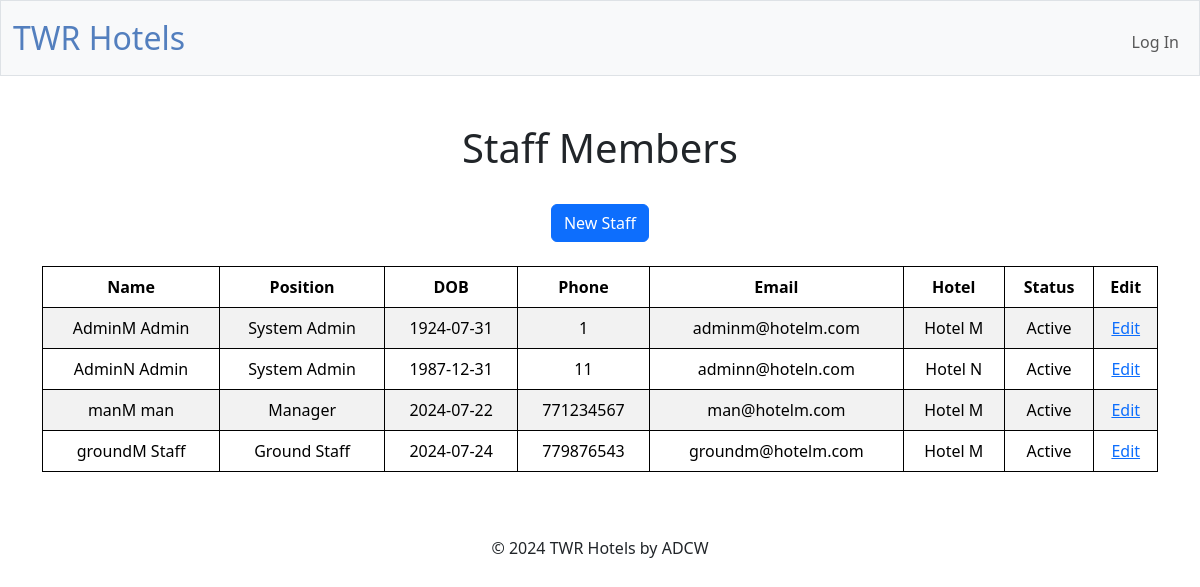
Screenshot of /staff with the database file from the repository.
### tables this page shows
CREATE TABLE "staff_members" (staffID INTEGER PRIMARY KEY AUTOINCREMENT NOT NULL, hotelID INTEGER NOT NULL, firstName TEXT NOT NULL, lastName TEXT NOT NULL, positionID INTEGER NOT NULL DEFAULT 1,password TEXT NOT NULL,  dateOfBirth DATE NOT NULL, phone INTEGER NOT NULL, email TEXT NOT NULL, statusID INTEGER NOT NULL DEFAULT 1, FOREIGN KEY (hotelID) REFERENCES hotels(hotelID), FOREIGN KEY (positionID) REFERENCES position(id), FOREIGN KEY (statusID) REFERENCES status(statusID));

CREATE TABLE position (id INTEGER PRIMARY KEY AUTOINCREMENT NOT NULL, name TEXT NOT NULL);

CREATE TABLE "hotels" (hotelID INTEGER PRIMARY KEY AUTOINCREMENT NOT NULL , name TEXT NOT NULL, address TEXT, phone INTEGER NOT NULL, email TEXT NOT NULL, checkinTime TIME NOT NULL, checkoutTime TIME NOT NULL, statusID INTEGER NOT NULL, FOREIGN KEY (statusID) REFERENCES status(statusID));

CREATE TABLE "status" (statusID INTEGER PRIMARY KEY AUTOINCREMENT NOT NULL, status TEXT NOT NULL);

### app.py (the view)
@app.route("/staff", methods=["GET"])
@manager_required
def staff():
    staff = db.execute(
        "SELECT staff_members.*, hotels.name as hotelName, status.status, position.name as position FROM staff_members INNER JOIN hotels ON staff_members.hotelID = hotels.hotelID INNER JOIN status ON staff_members.statusID = status.statusID INNER JOIN position ON staff_members.positionID = position.id ORDER BY positionID DESC, firstName, lastName")
    return render_template("staff.html", staff=staff)

### app.py (called while the page is built)
@app.after_request
def after_request(response):
    response.headers["Cache-Control"] = "no-cache, no-store, must-revalidate"
    response.headers["Expires"] = 0
    response.headers["Pragma"] = "no-cache"
    return response

### templates/staff.html (shortened to what this page needs)
{% extends "layout.html" %}
{% block main %}
<h1>Staff Members</h1>
<br>
<a href="/new_staff" class="btn btn-primary">New Staff</a>
<br>
<br>
<table class="table table-striped">
    <thead>
        <tr>
            <th>Name</th>
            <th>Position</th>
            <th>DOB</th>
            <th>Phone</th>
            <th>Email</th>
            <th>Hotel</th>
            <th>Status</th>
            <th>Edit</th>
        </tr>
    </thead>
    <tbody>
        {% for staff in staff %}
            <tr>
                <td>{{ staff["firstName"] }} {{ staff["lastName"]}}</td>
                <td>{{ staff["position"] }}</td>
                <td>{{ staff["dateOfBirth"] }}</td>
                <td>{{ staff["phone"] }}</td>
                <td>{{ staff["email"] }}</td>
                <td>{{ staff["hotelName"] }}</td>
                <td>{{ staff["status"] }}</td>
                <td><a href="/edit_staff?staffid={{ staff['staffID'] }}">Edit</a></td>
            </tr>
        {% endfor %}
    </tbody>
</table>
{% endblock %}

### static/styles.css (style rules this page uses)
table { background-color: transparent; margin-bottom: 1rem; width: 100%; }
table th, table td { padding: 0.75rem; vertical-align: middle; border-collapse: collapse; border: 1px solid; }
tbody tr:nth-of-type(odd) { background-color: rgb(179, 208, 255, 0.3) }

### rows the page displays
staff_members: firstName "AdminM", lastName "Admin", position "System Admin", dateOfBirth "1924-07-31", phone "1", email "adminm@hotelm.com", hotelName "Hotel M", status "Active"
staff_members: firstName "AdminN", lastName "Admin", position "System Admin", dateOfBirth "1987-12-31", phone "11", email "adminn@hoteln.com", hotelName "Hotel N", status "Active"
staff_members: firstName "manM", lastName "man", position "Manager", dateOfBirth "2024-07-22", phone "771234567", email "man@hotelm.com", hotelName "Hotel M", status "Active"
staff_members: firstName "groundM", lastName "Staff", position "Ground Staff", dateOfBirth "2024-07-24", phone "779876543", email "groundm@hotelm.com", hotelName "Hotel M", status "Active"
